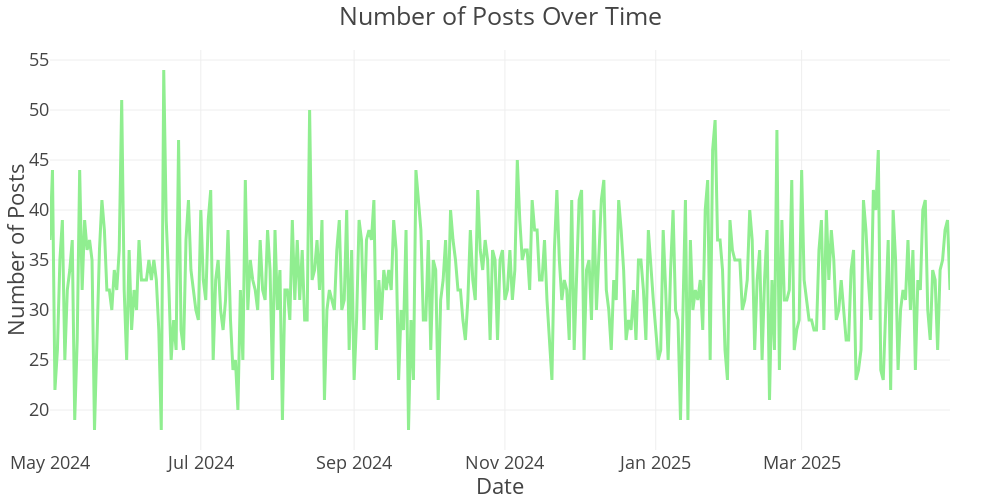

Notebook cell for this chart:
### Markdown cell above
### Post Distribution Across Dates
This cell calculates the number of posts for each date by grouping the data by 'post_date' and counting the occurrences. It then creates a line chart using plotly.express to visualize the number of posts over time. The chart is customized with titles, axis labels, background colors, and line color.

### Code cell
import pandas as pd
import plotly.express as px

# Re-read the data if social_media_df was modified
# Assuming social_media_data_filename still points to your cleaned data
try:
    social_media_df = pd.read_csv(social_media_data_filename)
except FileNotFoundError:
    print(f"File {social_media_data_filename} not found. Please check the file path.")

# Ensure 'post_date' is in datetime format
social_media_df['post_date'] = pd.to_datetime(social_media_df['post_date'])

# Count the number of posts per date
posts_by_date = social_media_df.groupby('post_date').size().reset_index(name='number_of_posts')

# Sort by date to ensure the line chart is ordered correctly
posts_by_date = posts_by_date.sort_values(by='post_date')

# Create the line chart using Plotly Express
fig = px.line(
    posts_by_date,
    x='post_date',
    y='number_of_posts',
    title='Number of Posts Over Time',
)

# Update the layout for the line chart
fig.update_layout(
    template='presentation',
    xaxis_title='Date',
    yaxis_title='Number of Posts',
    paper_bgcolor='white',  # White background
    plot_bgcolor='white',    # White plot background
    height=500,
    width=1000,
    margin=dict(l=50, r=50, t=50, b=50)
)

# Update the line color to blue
fig.update_traces(line_color='lightgreen')

fig.show()

### Figure 1 — Plotly figure (JSON) as saved in the notebook; plotly's stock layout.template omitted (floating-point values rounded to 4 significant figures; data arrays with more than 128 entries replaced by an {"elided": "..."} marker saying what was removed)
{"data": [{"hovertemplate": "post_date=%{x}<br>number_of_posts=%{y}<extra></extra>", "legendgroup": "", "line": {"color": "lightgreen", "dash": "solid"}, "marker": {"symbol": "circle"}, "mode": "lines", "name": "", "orientation": "v", "showlegend": false, "type": "scatter", "x": {"elided": "365 str values"}, "xaxis": "x", "y": {"elided": "365 int values"}, "yaxis": "y"}], "layout": {"height": 500, "legend": {"tracegroupgap": 0}, "margin": {"b": 50, "l": 50, "r": 50, "t": 50}, "paper_bgcolor": "white", "plot_bgcolor": "white", "title": {"text": "Number of Posts Over Time"}, "width": 1000, "xaxis": {"anchor": "y", "autorange": true, "domain": [0, 1], "range": ["2024-05-01", "2025-04-30"], "title": {"text": "Date"}, "type": "date"}, "yaxis": {"anchor": "x", "autorange": true, "domain": [0, 1], "range": [16, 56], "title": {"text": "Number of Posts"}, "type": "linear"}}}
